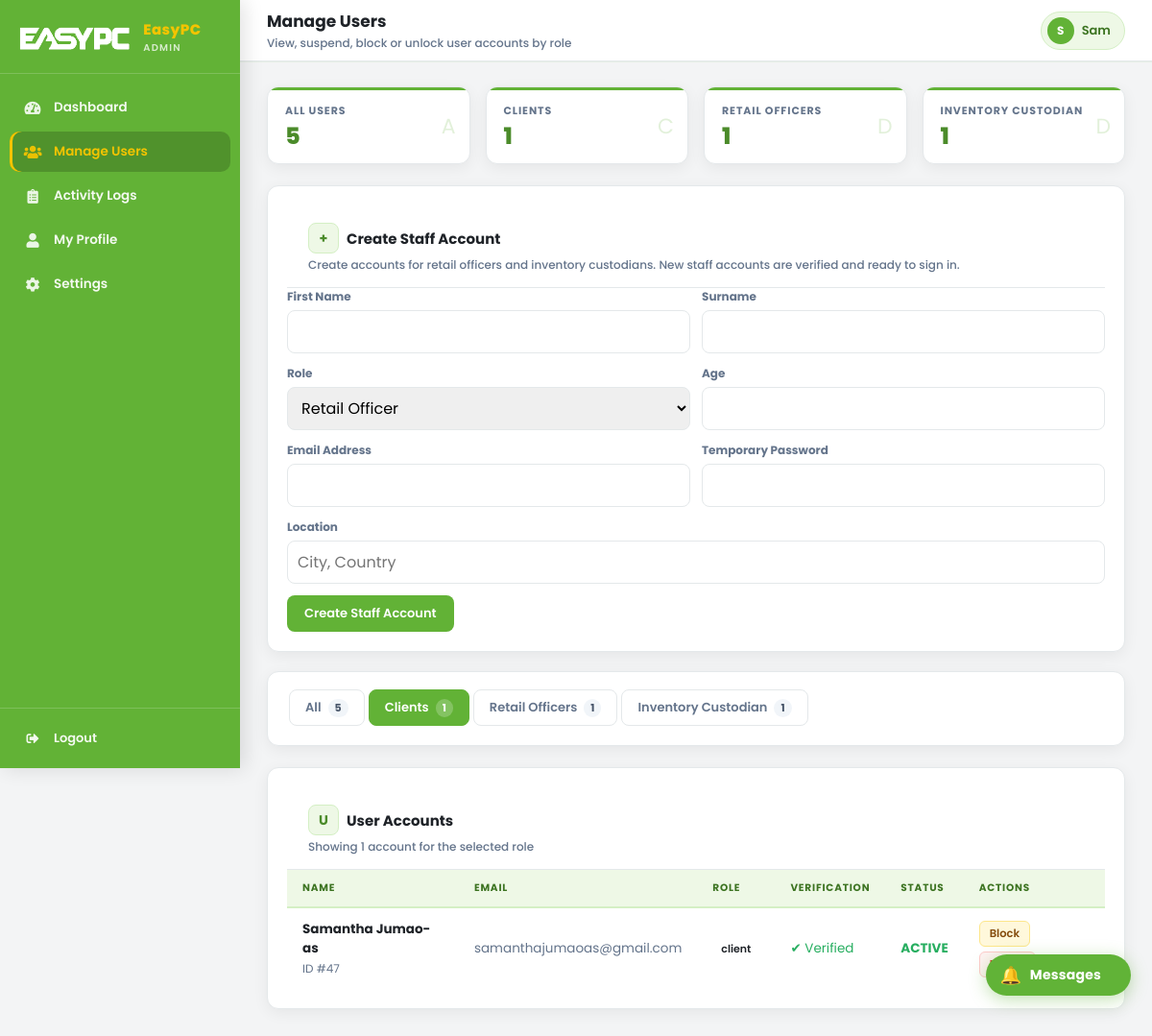
Screenshot of /ADMIN/manage_users.php?tab=client (signed in) with the database file from the repository.
### tables this page shows
CREATE TABLE `users` (
  `id` int(11) NOT NULL,
  `name` varchar(100) DEFAULT NULL,
  `surname` varchar(100) DEFAULT NULL,
  `age` int(11) DEFAULT NULL,
  `address` text DEFAULT NULL,
  `email` varchar(150) DEFAULT NULL,
  `password` varchar(255) DEFAULT NULL,
  `role` enum('admin','seller','client','courier','retail_officer','technician','inventory_custodian') DEFAULT 'client',
  `is_verified` tinyint(4) DEFAULT 0,
  `is_locked` tinyint(4) DEFAULT 0,
  `failed_attempts` int(11) DEFAULT 0,
  `activation_token` varchar(100) DEFAULT NULL,
  `created_at` timestamp NOT NULL DEFAULT current_timestamp(),
  `totp_secret` varchar(64) DEFAULT NULL,
  `totp_enabled` tinyint(4) DEFAULT 0
);

### includes/security.php (called while the page is built, shortened)
<?php
function h($string) {
    return htmlspecialchars($string, ENT_QUOTES, 'UTF-8');
}
?>

### ADMIN/manage_users.php (the view, shortened to what this page needs)
<?php
require_once __DIR__ . '/../includes/security.php';
$db = getDbConnection();
$admin_id = (int)$_SESSION['user_id'];
$staffRoles = [
    'retail_officer' => 'Retail Officer',
    'inventory_custodian' => 'Inventory Custodian',
];
$all_users     = $db->query("SELECT u.*, la.reason as lock_reason, la.locked_at FROM users u LEFT JOIN locked_accounts la ON la.user_id = u.id ORDER BY u.role, u.name ASC");
$clients       = $db->query("SELECT u.*, la.reason as lock_reason, la.locked_at FROM users u LEFT JOIN locked_accounts la ON la.user_id = u.id WHERE u.role='client' ORDER BY u.name ASC");
$admins        = $db->query("SELECT u.*, la.reason as lock_reason, la.locked_at FROM users u LEFT JOIN locked_accounts la ON la.user_id = u.id WHERE u.role='admin' ORDER BY u.name ASC");
$retail_officers        = $db->query("SELECT u.*, la.reason as lock_reason, la.locked_at FROM users u LEFT JOIN locked_accounts la ON la.user_id = u.id WHERE u.role='retail_officer' ORDER BY u.name ASC");
$inventory_custodians        = $db->query("SELECT u.*, la.reason as lock_reason, la.locked_at FROM users u LEFT JOIN locked_accounts la ON la.user_id = u.id WHERE u.role='inventory_custodian' ORDER BY u.name ASC");
$count_all     = $db->query("SELECT COUNT(*) as c FROM users")->fetch_assoc()['c'];
$count_client  = $db->query("SELECT COUNT(*) as c FROM users WHERE role='client'")->fetch_assoc()['c'];
$count_officer   = $db->query("SELECT COUNT(*) as c FROM users WHERE role='retail_officer'")->fetch_assoc()['c'];
$count_custodian   = $db->query("SELECT COUNT(*) as c FROM users WHERE role='inventory_custodian'")->fetch_assoc()['c'];
$adminInitials = strtoupper(substr($_SESSION['name'] ?? 'A', 0, 1));
$csrf = generateCsrfToken();
$active_tab = $_GET['tab'] ?? 'all';
function fetchToArray($result) {
    $arr = [];
    while ($row = $result->fetch_assoc()) $arr[] = $row;
    return $arr;
}
$user_rows = [
    'all'     => fetchToArray($all_users),
    'client'  => fetchToArray($clients),
    'admin'   => fetchToArray($admins),
    'retail_officer' => fetchToArray($retail_officers),
    'inventory_custodian' => fetchToArray($inventory_custodians),
];
$users = $user_rows[$active_tab];
?>
<!DOCTYPE html>
<html lang="en">
<head>
    <link rel="stylesheet" href="admin_shared.css">
    <link rel="stylesheet" href="https://cdnjs.cloudflare.com/ajax/libs/font-awesome/5.15.4/css/all.min.css">
</head>
<body>
<div class="sidebar">
    <div class="sidebar-brand">
        <img src="../assets/logo.png" alt="EasyPC" class="ep-logo-img brand-logo">
        <div>
            <div class="brand-text">EasyPC</div>
            <div class="brand-sub">Admin</div>
        </div>
    </div>
    <nav>
        <a href="admin_dashboard.php"><i class="fas fa-tachometer-alt"></i><span>Dashboard</span></a>
        <a href="manage_users.php" class="active"><i class="fas fa-users"></i><span>Manage Users</span></a>
        <a href="view_logs.php"><i class="fas fa-clipboard-list"></i><span>Activity Logs</span></a>
        <a href="admin_profile.php"><i class="fas fa-user"></i><span>My Profile</span></a>
        <a href="admin_settings.php"><i class="fas fa-cog"></i><span>Settings</span></a>
    </nav>
    <div class="sidebar-footer">
        <a href="../logout.php"><i class="fas fa-sign-out-alt"></i><span>Logout</span></a>
    </div>
</div>
<div class="main">
    <div class="topbar">
        <div class="topbar-left">
            <h2>Manage Users</h2>
            <div class="breadcrumb">View, suspend, block or unlock user accounts by role</div>
        </div>
        <div class="topbar-right">
            <div class="admin-badge">
                <div class="avatar"><?php echo $adminInitials; ?></div>
                <?php echo h($_SESSION['name']); ?>
            </div>
        </div>
    </div>
    <div class="page-content">
        <div class="stats-grid users-summary">
            <div class="stat-card">
                <div class="stat-label">All Users</div>
                <div class="stat-num"><?php echo (int)$count_all; ?></div>
                <div class="stat-icon">A</div>
            </div>
            <div class="stat-card">
                <div class="stat-label">Clients</div>
                <div class="stat-num"><?php echo (int)$count_client; ?></div>
                <div class="stat-icon">C</div>
            </div>
            <div class="stat-card">
                <div class="stat-label">Retail Officers</div>
                <div class="stat-num"><?php echo (int)$count_officer; ?></div>
                <div class="stat-icon">D</div>
            </div>
            <div class="stat-card">
                <div class="stat-label">Inventory Custodian</div>
                <div class="stat-num"><?php echo (int)$count_custodian; ?></div>
                <div class="stat-icon">D</div>
            </div>
        </div>
        <div class="card" style="margin-bottom: 20px;">
            <div class="card-header">
                <div>
                    <h3><span class="card-icon">+</span> Create Staff Account</h3>
                    <div class="card-subtitle">Create accounts for retail officers and inventory custodians. New staff accounts are verified and ready to sign in.</div>
                </div>
            </div>
            <form method="post" class="staff-create-grid">
                <div>
                    <label for="staff-name">First Name</label>
                    <input id="staff-name" type="text" name="name" required>
                </div>
                <div>
                    <label for="staff-surname">Surname</label>
                    <input id="staff-surname" type="text" name="surname" required>
                </div>
                <div>
                    <label for="staff-role">Role</label>
                    <select id="staff-role" name="role" required>
                        <?php foreach ($staffRoles as $roleValue => $roleLabel): ?>
                            <option value="<?php echo h($roleValue); ?>"><?php echo h($roleLabel); ?></option>
                        <?php endforeach; ?>
                    </select>
                </div>
                <div>
                    <label for="staff-age">Age</label>
                    <input id="staff-age" type="number" name="age" min="13" required>
                </div>
                <div>
                    <label for="staff-email">Email Address</label>
                    <input id="staff-email" type="email" name="email" required>
                </div>
                <div>
                    <label for="staff-password">Temporary Password</label>
                    <input id="staff-password" type="password" name="password" required>
                </div>
                <div class="full-width">
                    <label for="staff-address">Location</label>
                    <input id="staff-address" type="text" name="address" placeholder="City, Country" required>
                </div>
                <div class="full-width staff-create-actions">
                    <button type="submit" class="btn btn-primary">Create Staff Account</button>
                </div>
            </form>
        </div>
        <div class="card tabs-card">
            <div class="tab-nav">
                <a class="tab-btn <?php echo $active_tab === 'all' ? 'active' : ''; ?>" href="manage_users.php?tab=all">All <span class="tab-count"><?php echo (int)$count_all; ?></span></a>
                <a class="tab-btn <?php echo $active_tab === 'client' ? 'active' : ''; ?>" href="manage_users.php?tab=client">Clients <span class="tab-count"><?php echo (int)$count_client; ?></span></a>
                <a class="tab-btn <?php echo $active_tab === 'retail_officer' ? 'active' : ''; ?>" href="manage_users.php?tab=retail_officer">Retail Officers <span class="tab-count"><?php echo (int)$count_officer; ?></span></a>
                <a class="tab-btn <?php echo $active_tab === 'inventory_custodian' ? 'active' : ''; ?>" href="manage_users.php?tab=inventory_custodian">Inventory Custodian <span class="tab-count"><?php echo (int)$count_custodian; ?></span></a>
            </div>
        </div>
        <div class="card">
            <div class="card-header">
                <div>
                    <h3><span class="card-icon">U</span> User Accounts</h3>
                    <div class="card-subtitle">Showing <?php echo count($users); ?> account<?php echo count($users) === 1 ? '' : 's'; ?> for the selected role</div>
                </div>
            </div>
            <div class="table-wrap">
                <table class="ias-table">
                <thead>
                    <tr>
                        <th>Name</th>
                        <th>Email</th>
                        <th>Role</th>
                        <th>Verification</th>
                        <th>Status</th>
                        <th>Actions</th>
                    </tr>
                </thead>
                <tbody>
                    <?php foreach($users as $u): ?>
                    <tr>
                        <td>
                            <div class="user-name">
                                <strong><?php echo h(trim($u['name'] . ' ' . $u['surname'])); ?></strong>
                                <span class="text-muted text-small">ID #<?php echo (int)$u['id']; ?></span>
                            </div>
                        </td>
                        <td class="text-muted"><?php echo h($u['email']); ?></td>
                        <td><span class="badge badge-<?php echo h($u['role']); ?>"><?php echo h($u['role']); ?></span></td>
                        <td>
                            <?php if($u['is_verified']): ?>
                                <span style="color: #27ae60;">✔ Verified</span>
                            <?php else: ?>
                                <span style="color: #e74c3c;">✘ Pending</span>
                            <?php endif; ?>
                        </td>
                        <td>
                            <?php if($u['is_locked']): ?>
                                <span style="color: #e74c3c; font-weight: bold;">LOCKED</span>
                            <?php else: ?>
                                <span style="color: #27ae60; font-weight: bold;">ACTIVE</span>
                            <?php endif; ?>
                        </td>
                        <td>
                            <div class="actions-cell">
                                <?php if((int)$u['id'] === $admin_id): ?>
                                    <a href="admin_profile.php" class="btn btn-primary btn-xs">Edit Profile</a>
                                <?php else: ?>
                                    <?php if($u['is_locked']): ?>
                                        <form method="post">
                                            <input type="hidden" name="action" value="unblock">
                                            <input type="hidden" name="id" value="<?php echo (int)$u['id']; ?>">
                                            <input type="hidden" name="csrf_token" value="<?php echo $csrf; ?>">
                                            <button type="submit" class="btn btn-success btn-xs">Unlock</button>
                                        </form>
                                    <?php else: ?>
                                        <form method="post">
                                            <button type="submit" class="btn btn-warn btn-xs">Block</button>
                                        </form>
                                    <?php endif; ?>
                                    <form method="post" onsubmit="return confirm('Permanently delete this user?')">
                                        <button type="submit" class="btn btn-danger btn-xs">Delete</button>
                                    </form>
                                <?php endif; ?>
                            </div>
                        </td>
                    </tr>
                    <?php endforeach; ?>
                </tbody>
            </table>
        </div>
    </div>
</div>
</div>
<?php include __DIR__ . '/chat_widget.php'; ?>
</body>
</html>

### ADMIN/manage_users.php (style rules this page uses)
.tab-nav { display: flex; gap: 4px; padding: 0 0 20px 0; flex-wrap: wrap; }
.tab-btn { display: inline-flex; align-items: center; gap: 7px; padding: 8px 16px; border-radius: 8px; border: 1.5px solid var(--border); background: #fff; font-size: 13px; font-weight: 600; cursor: pointer; color: var(--text-muted); text-decoration: none; transition: all .15s; font-family: var(--font-base); }
.tab-btn.active { background: var(--ep-green); color: #fff; border-color: var(--ep-green); }
.tab-btn .tab-count { background: rgba(255,255,255,.22); padding: 1px 7px; border-radius: 100px; font-size: 11px; font-weight: 700; }
.tab-btn:not(.active) .tab-count { background: var(--slate-100); color: var(--slate-600); }
.staff-create-grid { display: grid; grid-template-columns: repeat(2, minmax(0, 1fr)); gap: 12px; }
.staff-create-grid .full-width { grid-column: 1 / -1; }
.staff-create-grid label { display: block; margin-bottom: 5px; font-size: 12px; font-weight: 700; color: var(--text-muted); }
.staff-create-grid input, .staff-create-grid select { width: 100%; box-sizing: border-box; padding: 9px 10px; border: 1.5px solid var(--border); border-radius: 8px; font: inherit; }
.staff-create-actions { display: flex; align-items: end; }
.actions-cell { display: flex; gap: 5px; align-items: center; flex-wrap: wrap; }
.users-summary { grid-template-columns: repeat(auto-fit, minmax(150px, 1fr)); }
.users-summary .stat-card { padding: 16px 18px; }
.users-summary .stat-num { font-size: 24px; }
.user-name { display: flex; flex-direction: column; gap: 2px; }
.actions-cell form { margin: 0; }
.tabs-card { padding: 18px 22px 0; }

### ADMIN/chat_widget.php (style rules this page uses)
:root { --cw-teal: #61b337; --cw-teal-dk: #4b8b2a; --cw-yellow: #f3c400; --cw-yellow2: #f3c400; --cw-bg: #f3f4f5; --cw-surface: #ffffff; --cw-border: #e4e8ea; --cw-text: #1c1e21; --cw-muted: #65676b; --cw-sent-bg: #61b337; --cw-recv-bg: #e9ecef; --cw-radius: 16px; --cw-w: 340px; --cw-h: 480px; }

### rows the page displays
users: name+surname "Samantha Jumao-as", id "47", email "samanthajumaoas@gmail.com", role "client", is_verified "✔ Verified", is_locked "ACTIVE"

### other values shown
$adminInitials "S"
$_SESSION['name'] "Sam"
$count_all "5"
$count_client "1"
$count_officer "1"
$count_custodian "1"
count($users) "1"
form field role "Retail Officer"
